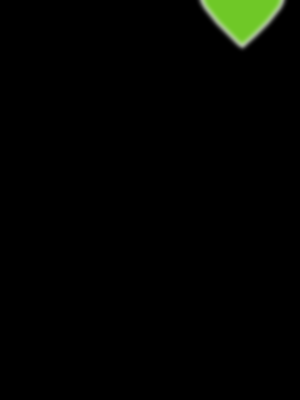
Frame 1 (no input)
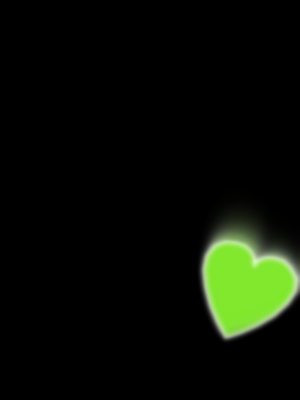
Frame 60 (the mouse pressed at the canvas centre just before this capture)
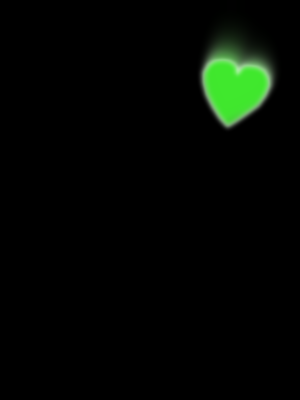
Frame 120 (the mouse held since frame 60 and released just before this capture)

The Processing sketch that drew these frames (run headless with seeded random() and noise(); from frame 60 on, the mouse is pressed at the canvas centre):

// Processing sketch: processing_47270
// ── processing_47270.pde

float x = 0;
float y = 0;

float hs = random(0.5, 1.2);
float c = random(36);

void setup() {
  size(300, 400);
  colorMode(HSB, 360, 100, 100);
  background(0, 0, 0);
  smooth();

  x = random(hs*50, width-hs*50);
}

void draw() {
  noStroke();

  fill(0, 0, 0, 90);
  rect(0, 0, width, height);

  pushMatrix();
  translate(x, y);
  scale(hs);
  strokeWeight(3);
  stroke(0, 0, 100);
  fill(c*10, 80, 100, 200);
  rotate(0.7*sin(y*0.03));
  heart(0, 0, 100, 100);
  popMatrix();

  filter(BLUR, 2);

  y += 5;

  if (y > height+hs*100) {
    y = 0;

    hs = random(0.5, 1.2);
    x = random(hs*50, width-hs*50);
    c = random(36);
  }
}

//***************************************
// I referred to Proce55ing.walker,blog
// http://blog.p5info.com/?p=28
//***************************************

void heart(float centerX, float centerY, float width, float height) {
  final float WIDTH = width / 2 * 0.85;
  final float HEIGHT = height / 2;
  final float OFFSET = centerY - (HEIGHT / 6 * 5);
  beginShape();
  for (int i = 0; i < 30; i++) {
    float tx = abs(sin(radians(i * 12))) * (1 + cos(radians(i * 12))) * sin(radians(i * 12)) * WIDTH + centerX;
    float ty = (0.8 + cos(radians(i * 12))) * cos(radians(i * 12)) * HEIGHT + OFFSET;
    vertex(tx, ty);
  }
  endShape(CLOSE);
}
